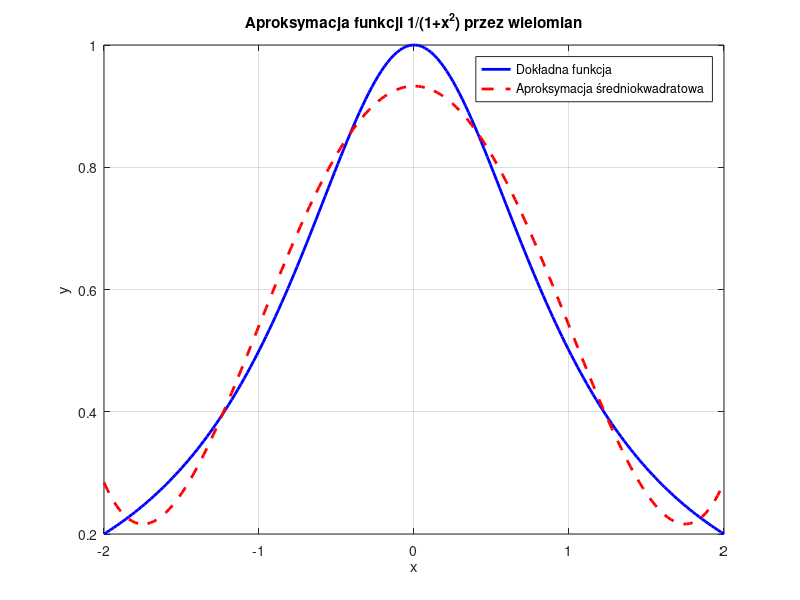

Recreate this plot in MATLAB.
close all; clear all;

x = linspace(-2, 2, 200);
y = 1./(1 + x.^2);

degree = 5;
coefficients = polyfit(x, y, degree);

poly_aprox = polyval(coefficients, x);


figure;
plot(x, y, 'b', 'LineWidth', 2, 'DisplayName', 'Dokładna funkcja');
hold on;
plot(x, poly_aprox, 'r--', 'LineWidth', 2, 'DisplayName', 'Aproksymacja średniokwadratowa');
legend('Location', 'Best');
title('Aproksymacja funkcji 1/(1+x^2) przez wielomian');
xlabel('x');
ylabel('y');
grid on;
